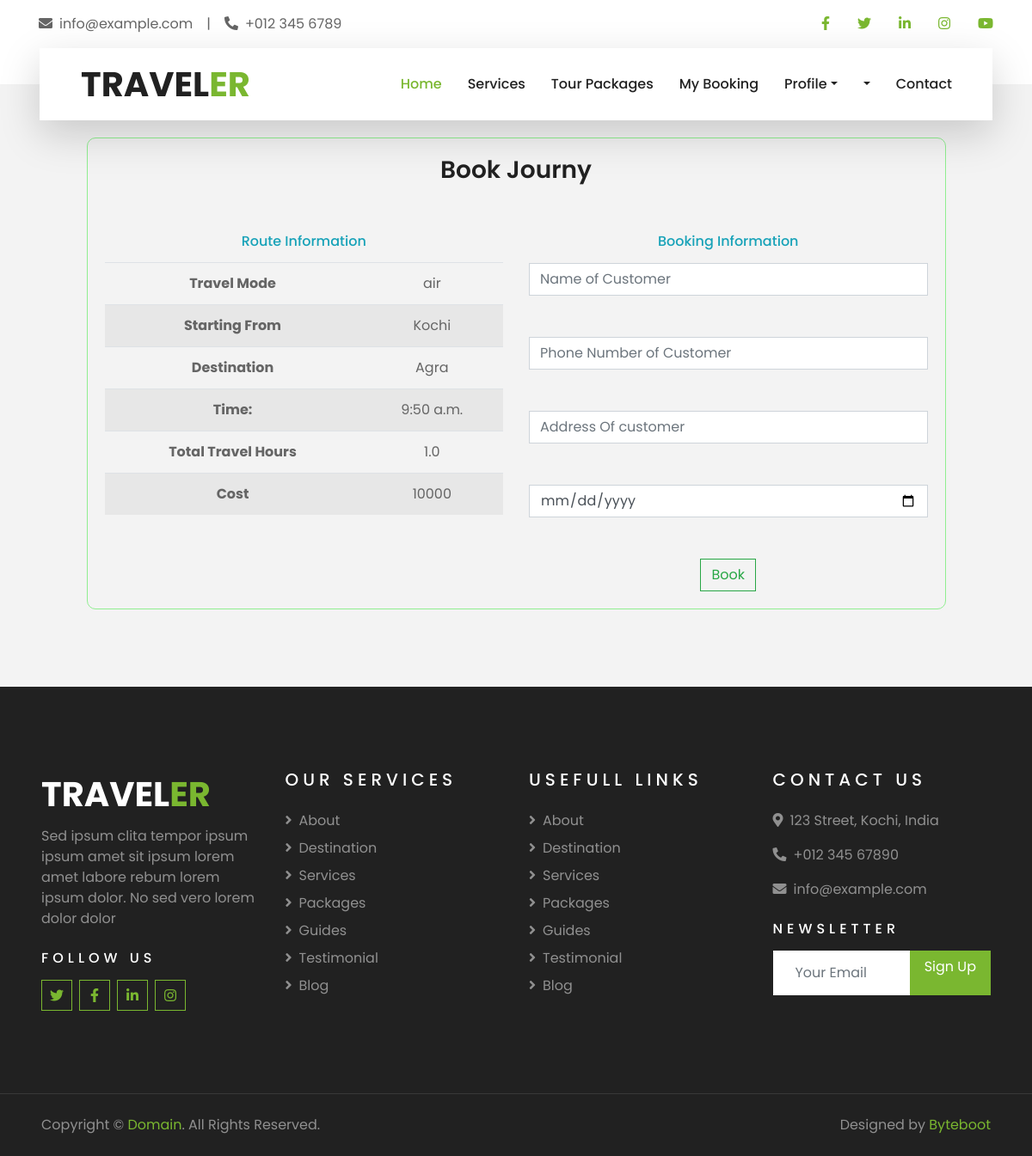
The page /destinations/BookJourny/1 (signed in) on the database its author committed.
### Destinations/models.py (models this page shows)
class Journey(models.Model):
    options = (("air","air"),("train","train"),("bus","bus"),("other","other"))
    staring_from = models.CharField(max_length=255)
    straing_time = models.TimeField()
    destination = models.CharField(max_length=255)
    destination_include = models.ForeignKey(Destination, on_delete=models.SET_NULL,null=True,blank=True)
    ending_time = models.TimeField()
    Time_Taken_toTravel_in_Hours = models.FloatField()
    mode_of_travel = models.CharField(max_length=255, choices=options)
    cost = models.IntegerField()
    total_Kilomeaters = models.FloatField()

### Destinations/views.py (the view, shortened to what this page needs)
# urls.py: path("BookJourny/<int:pk>",views.BookJourny,name="BookJourny"),
@login_required(login_url="SignIn")
def BookJourny(request,pk):
    journy = Journey.objects.get(id = pk)
    context = {
        "journy":journy
    }
    return render(request, "booktransportation.html",context)

### templates/booktransportation.html (shortened to what this page needs)
{% extends "index.html" %}
{% block content %}
<div class="container">
    <div class="content">
        <h3>Book Journy</h3>
        <br><br>
        <div class="row">
            <div class="col-md-6">
                <h6 class="text-info mb-3">Route Information</h6>
                <table class="table table-striped border-0">
                    <tr>
                        <tr>
                            <th>Travel Mode</th>
                            <td>{{journy.mode_of_travel}}</td>
                        </tr>
                        <tr>
                            <th>Starting From</th>
                            <td>{{journy.staring_from}}</td>
                        </tr>
                        <th>
                            Destination
                        </th>
                        <td>
                        {{journy.destination}}
                        </td>
                    </tr>
                    <tr>
                        <th>Time:</th>
                        <td>{{journy.straing_time}}</td>
                    </tr>
                    <tr>
                        <th>Total Travel Hours</th>
                        <td>{{journy.Time_Taken_toTravel_in_Hours}}</td>
                    </tr>
                    <tr>
                        <th>Cost</th>
                        <td>{{journy.cost}}</td>
                    </tr>
                </table>
            </div>
            <div class="col-md-6">
                <h6 class="text-info mb-3">Booking Information</h6>
                <form method="post">
                    <input type="text" placeholder="Name of Customer" class="form-control" name="name" required><br><br>
                    <input type="text" placeholder="Phone Number of Customer" class="form-control" name="phone" required> <br><br>
                    <input type="text" placeholder="Address Of customer" class="form-control" name="address" required><br><br>
                    <input type="date"  class="form-control" name="date" required><br><br>
                    <button type="submit" class="btn btn-outline-success">Book</button>
                </form>
            </div>
        </div>
    </div>
    </div>
{% endblock %}

### templates/booktransportation.html (style rules this page uses)
.content { width:90%; margin: auto; margin-top: 20px; margin-bottom: 20px; border-radius: 10px; border: 1px solid lightgreen; padding: 20px; text-align: center; }

### rows shown on the page
Journey: mode_of_travel "air", staring_from "Kochi", destination "Agra", straing_time "9:50 a.m.", Time_Taken_toTravel_in_Hours "1.0", cost "10000"
